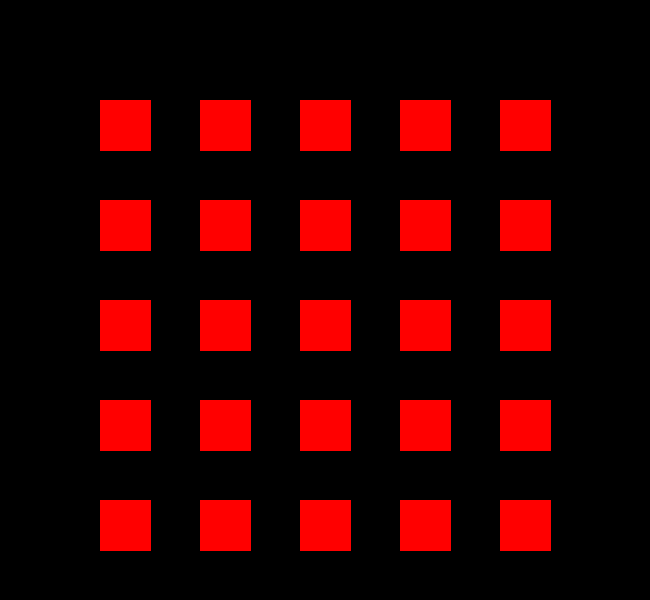
Frame 1 (no input)
Frame 60 (the mouse pressed at the canvas centre just before this capture): identical to frame 1, image omitted
Frame 120 (the mouse held since frame 60 and released just before this capture): identical to frame 1, image omitted

The Processing sketch that drew this single still picture (run headless with seeded random() and noise(); from frame 60 on, the mouse is pressed at the canvas centre):

// Processing sketch: buttons
// ── buttons.pde
final int BUTTONSIZE=50;
final int BUTTONSX=5;
final int BUTTONSY=5;
boolean [][] ButtonState;

void setup()
{
  size(650,600);
  // create button state array
  ButtonState=new boolean[BUTTONSY][BUTTONSX];
  
  // set all buttons to "off" (true==on, false==off)
  for (int row=0; row<BUTTONSY; row++)
    for (int col=0; col<BUTTONSX; col++)
      ButtonState[row][col]=false;
}

void draw()
{
  // clear the background
  background(0);
  
  // for each button...
  for (int row=0; row<BUTTONSY; row++)
  {
    for (int col=0; col<BUTTONSX; col++)
    {
      if (ButtonState[row][col]==true) // if it's "on"
      {
        fill(0,255,0); // green
        stroke(0,255,0);
      }
      else // "off"
      {
        fill(255,0,0); // red
        stroke(255,0,0);
      }
      rect((col+1)*BUTTONSIZE*2, (row+1)*BUTTONSIZE*2, BUTTONSIZE, BUTTONSIZE); // draw button
    }
  }
}

void mouseClicked()
{
  // println("Mouse click at "+mouseX+", "+mouseY);
  
  // variable to store index of button that was pressed
  int whichx=-1;
  int whichy=-1;
  
   // for each button...
  for (int row=0; row<BUTTONSY; row++)
  {
    for (int col=0; col<BUTTONSX; col++)
    {
       // calculate x and y position of top-left of button
       int x=(col+1)*BUTTONSIZE*2;
       int y=(row+1)*BUTTONSIZE*2;
    
       // if the mouse pointer is "inside" this button's region
    if ((mouseX>=x && mouseX<=x+BUTTONSIZE) && (mouseY>=y && mouseY<=y+BUTTONSIZE))
      // set the "which" variable to this button
    {
      whichx=col;
      whichy=row;
    }
   }  
  }
  
  // if we detected a click inside one of the buttons...
  if (whichx != -1)
  {
    // flip that button's state
    ButtonState[whichy][whichx]=!ButtonState[whichy][whichx];
  }
}
